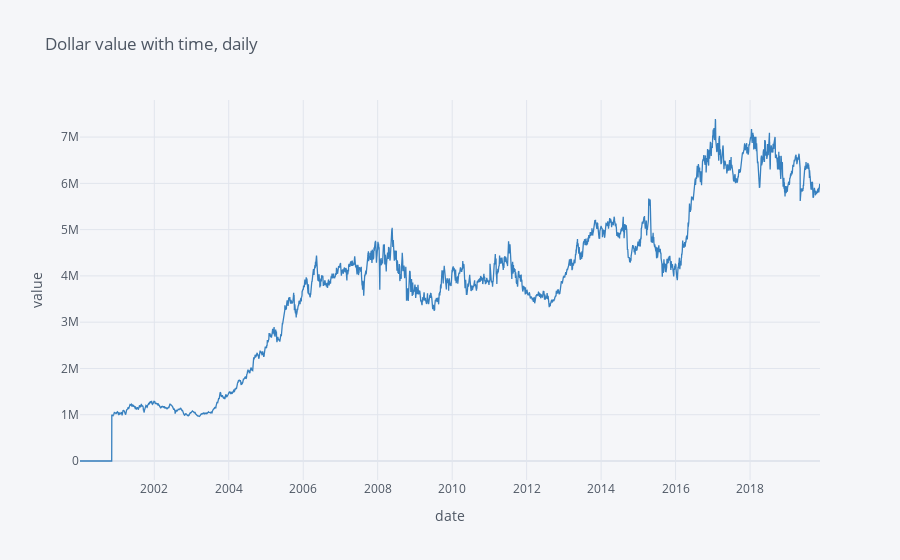

Notebook code cell kept with this figure:
### Code cell
# Plotting daily dollar value
buy_value_daily.iplot(

    y='daily_value',
    opacity=.8,
    xTitle='date',
    yTitle='value',
    title='Dollar value with time, daily',
    color='Blue')

### Figure 1 — Plotly figure (JSON) as saved in the notebook; plotly's stock layout.template omitted (floating-point values rounded to 4 significant figures; data arrays with more than 128 entries replaced by an {"elided": "..."} marker saying what was removed)
{"data": [{"line": {"color": "rgba(55, 128, 191, 1.0)", "dash": "solid", "shape": "linear", "width": 1.3}, "mode": "lines", "name": "daily_value", "text": "", "type": "scatter", "x": {"elided": "5183 str values"}, "y": {"elided": "5183 float values"}}], "layout": {"legend": {"bgcolor": "#F5F6F9", "font": {"color": "#4D5663"}}, "paper_bgcolor": "#F5F6F9", "plot_bgcolor": "#F5F6F9", "title": {"font": {"color": "#4D5663"}, "text": "Dollar value with time, daily"}, "xaxis": {"gridcolor": "#E1E5ED", "showgrid": true, "tickfont": {"color": "#4D5663"}, "title": {"font": {"color": "#4D5663"}, "text": "date"}, "zerolinecolor": "#E1E5ED"}, "yaxis": {"gridcolor": "#E1E5ED", "showgrid": true, "tickfont": {"color": "#4D5663"}, "title": {"font": {"color": "#4D5663"}, "text": "value"}, "zerolinecolor": "#E1E5ED"}}}
